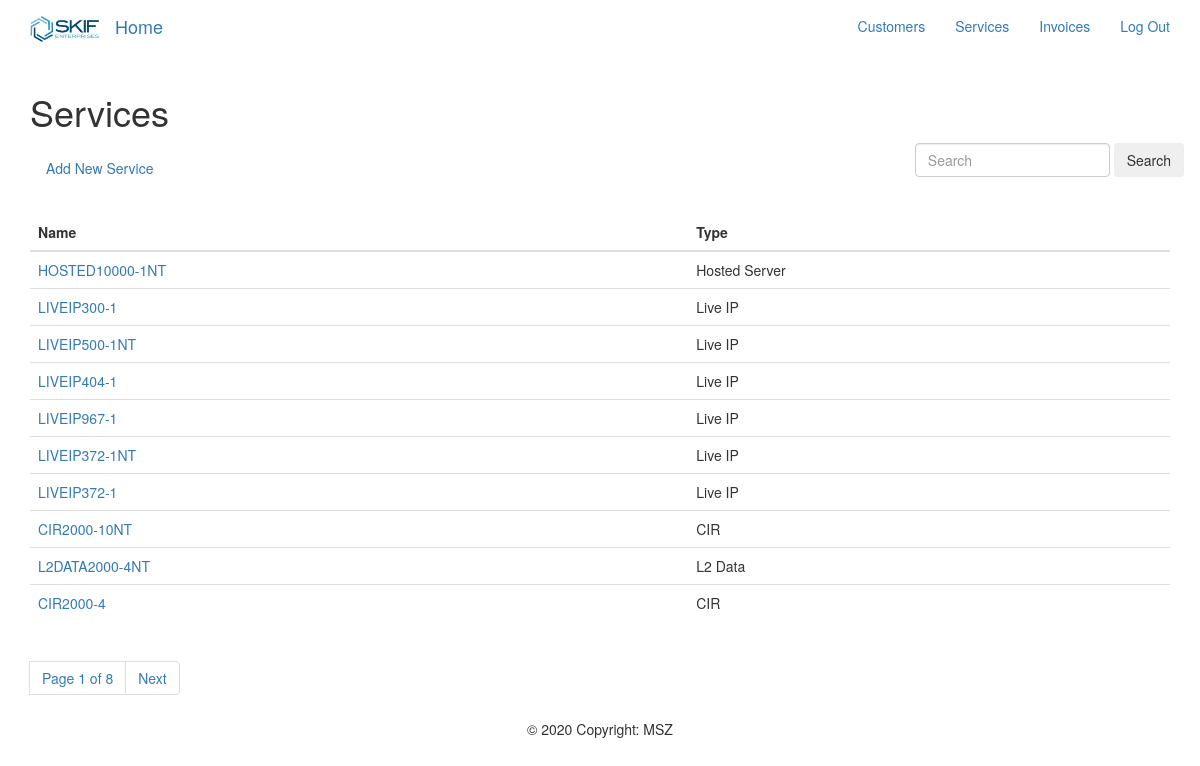
Screenshot of /isp_app/services/ (signed in) with the database file from the repository.
### isp_app/models.py (models this page shows, shortened)
class Service(models.Model):
    SERVICE_TYPE = (
            ('CIR', 'CIR'),
            ('Shared','Shared'),
            ('Business Plus','Business Plus'),
            ('L2 Data','L2 Data'),
            ('VPS','VPS'),
            ('Hosted Server','Hosted Server'),
            ('Live IP','Live IP'),
            ('Rental','Rental'),
        )
    service_name = models.CharField(max_length=200)
    service_type = models.CharField(max_length=100, choices=SERVICE_TYPE, default=None)
    service_qunatity = models.FloatField()
    service_unit_price = models.FloatField()
    service_tax=models.ManyToManyField(Tax, blank=True)

### isp_app/views.py (the view)
# urls.py: path('services/', views.ServiceListView.as_view(), name='servicelist'),
class ServiceListView(LoginRequiredMixin, ListView):
    model = models.Service
    template_name='servicelist.html'
    queryset=Service.objects.all()
    context_object_name='services'
    paginate_by=10
    def get_context_data(self,**kwargs):
        services=Service.objects.all()
        search_term = ''
        context = super().get_context_data(**kwargs)
        if 'search' in self.request.GET:
            search_term = self.request.GET['search']
            services=services.filter(Q(service_name__contains=search_term)|Q(service_type__contains=search_term))
            context["qs"]=services
            print(context)
        return context

### isp_app/templates/servicelist.html (shortened to what this page needs)
{% extends "base.html" %}
{% load bootstrap3 %}
{% block content%}
<div class="container">
  <h1>Services</h1>
  <nav class="navbar navbar-light bg-light justify-content-between">
    <ul class="nav navbar-nav navbar-left">
      {% if user.is_authenticated %}
        <li><a href="{% url 'isp_app:newservice'%}">Add New Service</a></li>
      {% endif %}
    </ul>
    <form class="form-inline navbar-right">
      <input class="form-control mr-sm-2" type="search" placeholder="Search" aria-label="Search" name="search">
      <button class="btn btn-outline-success my-2 my-sm-0" type="submit">Search</button>
    </form>
  </nav>
</div>
<div class="container">
  <div class="content">
    <table class="table table-sortable">
      <thead>
        <tr>
          <th>Name</th>
          <th>Type</th>
        </tr>
      </thead>
      <tbody>
        {% if qs %}
          {%for service in qs%}
            <tr>
              <td><a href="{{service.id}}">{{service.service_name}}</a></td>
              <td>{{service.service_type}}</td>
            </tr>
          {%endfor%}
        {% else %}
          {%for service in object_list%}
            <tr>
              <td><a href="{{service.id}}">{{service.service_name}}</a></td>
              <td>{{service.service_type}}</td>
            </tr>
          {%endfor%}
        {% endif %}
      </tbody>
    </table>
    {% include 'pagination.html' with page=page_obj %}
  </div>
</div>
{% endblock %}

### templates/base.html (style rules this page uses)
.table-sortable th { cursor: pointer; }

### rows the page displays
Service: service_name "HOSTED10000-1NT", service_type "Hosted Server"
Service: service_name "LIVEIP300-1", service_type "Live IP"
Service: service_name "LIVEIP500-1NT", service_type "Live IP"
Service: service_name "LIVEIP404-1", service_type "Live IP"
Service: service_name "LIVEIP967-1", service_type "Live IP"
Service: service_name "LIVEIP372-1NT", service_type "Live IP"
Service: service_name "LIVEIP372-1", service_type "Live IP"
Service: service_name "CIR2000-10NT", service_type "CIR"
Service: service_name "L2DATA2000-4NT", service_type "L2 Data"
Service: service_name "CIR2000-4", service_type "CIR"

### other values shown
{{ page.number }} "1"
{{ page.paginator.num_pages }} "8"
